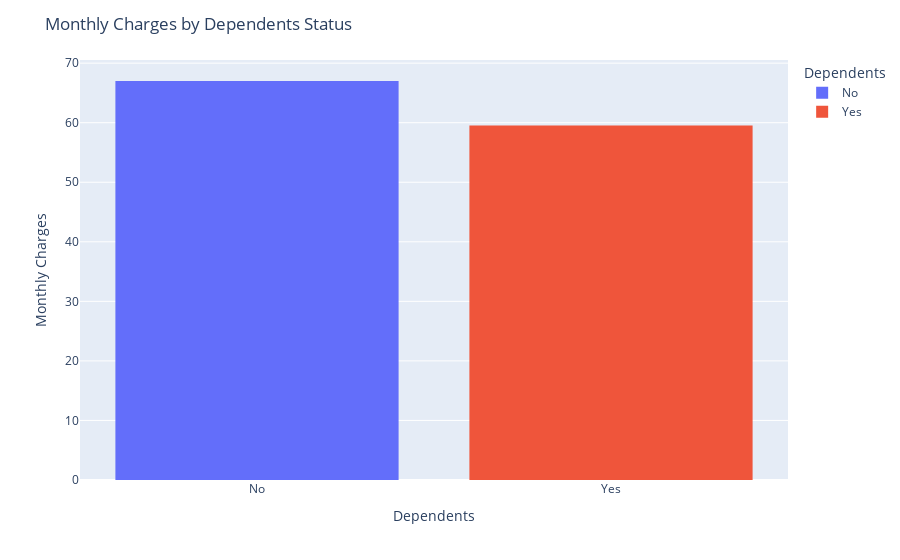

Notebook code cell kept with this figure:
### Markdown cell above
#### 7. Do customers with dependents spend more than customers without dependents?

### Code cell
# Plotting monthly charges by dependents

cf.go_offline()

fig = px.histogram(telco, x="Dependents", y="MonthlyCharges", color="Dependents", nbins=20, histfunc='avg')
fig.update_layout(title="Monthly Charges by Dependents Status", xaxis_title="Dependents", yaxis_title="Monthly Charges")
fig.show()

### Figure 1 — Plotly figure (JSON) as saved in the notebook; plotly's stock layout.template omitted (floating-point values rounded to 4 significant figures; data arrays with more than 128 entries replaced by an {"elided": "..."} marker saying what was removed)
{"data": [{"alignmentgroup": "True", "bingroup": "x", "histfunc": "avg", "hovertemplate": "Dependents=%{x}<br>avg of MonthlyCharges=%{y}<extra></extra>", "legendgroup": "No", "marker": {"color": "#636efa", "pattern": {"shape": ""}}, "name": "No", "nbinsx": 20, "offsetgroup": "No", "orientation": "v", "showlegend": true, "x": {"elided": "4933 str values"}, "xaxis": "x", "y": {"elided": "4933 float values"}, "yaxis": "y", "type": "histogram"}, {"alignmentgroup": "True", "bingroup": "x", "histfunc": "avg", "hovertemplate": "Dependents=%{x}<br>avg of MonthlyCharges=%{y}<extra></extra>", "legendgroup": "Yes", "marker": {"color": "#EF553B", "pattern": {"shape": ""}}, "name": "Yes", "nbinsx": 20, "offsetgroup": "Yes", "orientation": "v", "showlegend": true, "x": {"elided": "2110 str values"}, "xaxis": "x", "y": {"elided": "2110 float values"}, "yaxis": "y", "type": "histogram"}], "layout": {"xaxis": {"anchor": "y", "domain": [0, 1], "title": {"text": "Dependents"}, "categoryorder": "array", "categoryarray": ["No", "Yes"]}, "yaxis": {"anchor": "x", "domain": [0, 1], "title": {"text": "Monthly Charges"}}, "legend": {"title": {"text": "Dependents"}, "tracegroupgap": 0}, "margin": {"t": 60}, "barmode": "relative", "title": {"text": "Monthly Charges by Dependents Status"}}}
